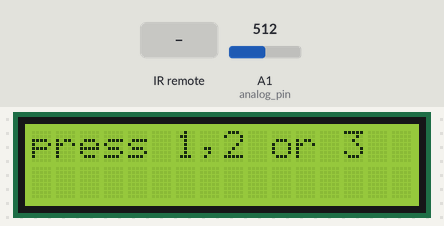
A sketch run on a simulated Arduino Uno, built with avr-gcc and run on an emulated ATmega328P. On the bench: 16×2 character LCD. The inputs (shaded band) are chosen by the test bench; at power-on: A1 (analog_pin) = 512. What the sketch prints to the serial monitor is not drawn.

Above: at 1.2 s.
1.3 s: infrared code 0xC received
At 2.5 s:
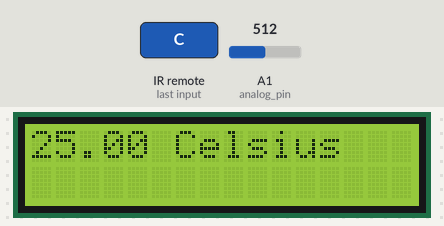
2.8 s: infrared code 0x18 received
At 3.9 s:
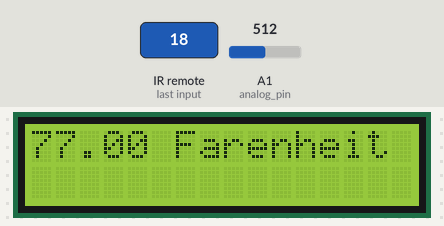
4.3 s: infrared code 0x5E received
At 5.2 s:
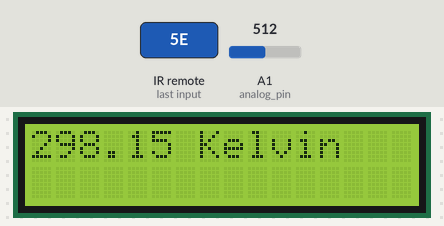
5.8 s: A1 (analog_pin) set to 716
At 6.2 s:
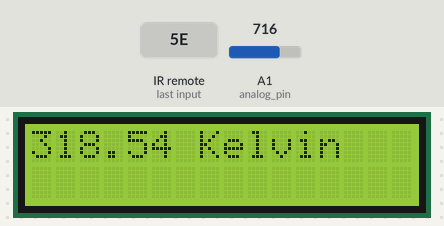
7.3 s: A1 (analog_pin) set to 900
At 8.6 s:
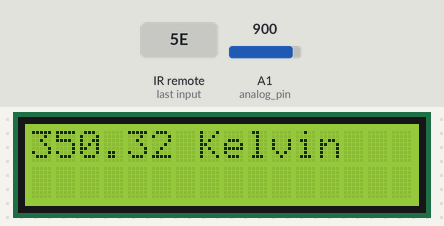
8.9 s: A1 (analog_pin) set to 1023
At 10.2 s:
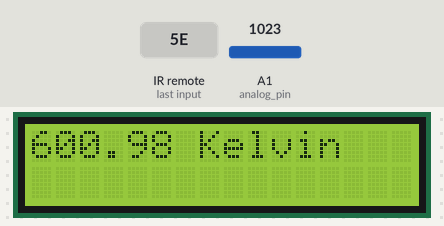
Timing chart, 0 to 11.4 s (numbered marks = the images above; inputs shaded):
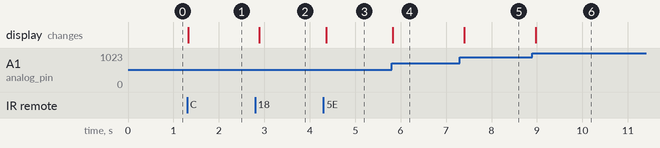

The sketch:

Real_time_temp_with_IR.ino
```cpp
#include<LiquidCrystal.h>
#include <IRremote.h>

#define analog_pin 1
#define ir_receiver_pin 3

int last_command;
IRrecv irrecv(ir_receiver_pin);
LiquidCrystal lcd(7, 8, 9, 10, 11,12); // pins for lcd display....
IRData results;


void setup() {
  Serial.begin(9600);
  irrecv.begin(ir_receiver_pin);
  lcd.begin(16,2);
  lcd.setCursor(0, 0);

}


void loop() {


  int tempReading = analogRead(analog_pin);  // read A1 ANALOG PIN
  double tempK = log(10000.0 * ((1024.0 / tempReading - 1)));


  tempK = 1 / (0.001129148 + (0.000234125 + (0.0000000876741 * tempK * tempK ))* tempK ); //A B C parameters x kelvin

  float tempC = tempK - 273.15;  //farenheit
  float tempF = (tempC * 9.0)/ 5.0 + 32.0;  //celsius

  if (irrecv.decode()) {
    last_command=irrecv.decodedIRData.command;  // Mostrar solo el comando IR
    Serial.println(last_command);
    irrecv.resume();
    }


    if(last_command==12){
    lcd.clear();

    lcd.print(tempC);
    lcd.print(" Celsius");
    }


  if(last_command==24){
    lcd.clear();
    lcd.print(tempF);
    lcd.print(" Farenheit");


  }

  if(last_command==94){
    lcd.clear();
    lcd.print(tempK);
    lcd.print(" Kelvin");


  }
  if(last_command != 94 && last_command != 24 && last_command != 12){
    lcd.clear();
    lcd.print("press 1,2 or 3");
  }

  delay(100);


    //lcd.setCursor(0,1);
  //lcd.print(tempF);


  // put your main code here, to run repeatedly:

}
```

Measured:
- after the input at 1.3 s, the display: changes at once (image 1)
- after the input at 2.8 s, the display: changes after 0.09 s (image 2)
- after the input at 4.3 s, the display: changes after 0.06 s (image 3)
- after the input at 5.8 s, the display: changes at once (image 4)
- after the input at 7.3 s, the display: changes after 0.10 s (image 5)
- after the input at 8.9 s, the display: changes after 0.07 s (image 6)
